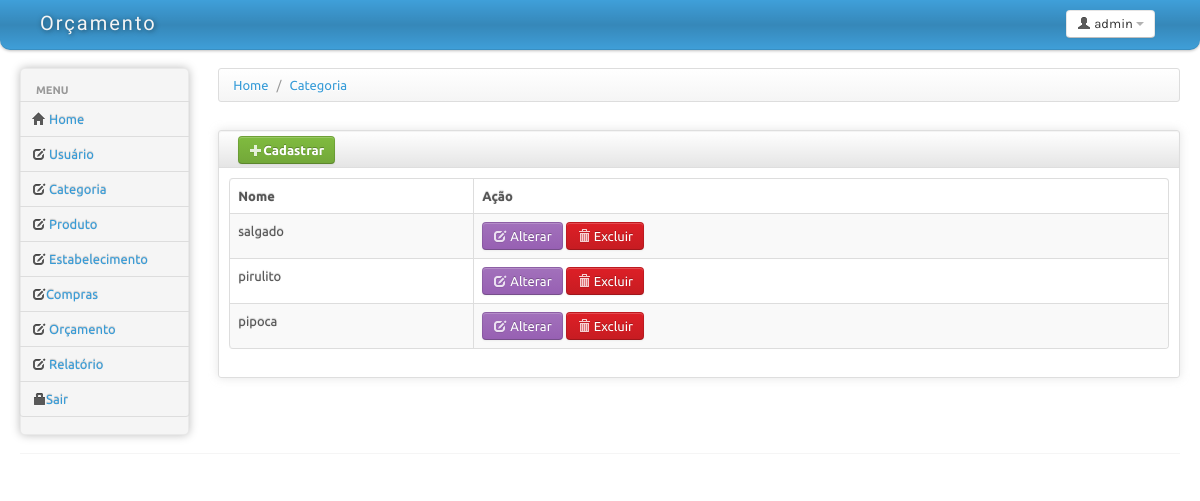
Screenshot of /categoria/exibirCategoria.php with the database file from the repository.
### tables this page shows
CREATE TABLE IF NOT EXISTS `categoria_produto` (
  `id_Categoria_Produto` int(11) NOT NULL AUTO_INCREMENT,
  `nome_categoria` varchar(45) DEFAULT NULL,
  PRIMARY KEY (`id_Categoria_Produto`)
);

### categoria/RepositorioCategoria.php (called while the page is built, shortened)
<?php
	require_once('Categoria.php');
	require_once('../Conexao/conexaoPDO.php');
	class RepositorioCategoria{
	private $conn;
	private static $instancia;
	private function __construct(){
		$this->conn = ConexaoPDO::getInstancia()->getDb();
	}
	public static function getInstancia(){
		if(!isset(self::$instancia))
			self::$instancia = new RepositorioCategoria();
		return self::$instancia;
	}
	private function retornaObjeto($array){
		return new Categoria($array["id_Categoria_Produto"],$array["nome_categoria"]);
	}
	public function listar()
	{
		try{
			$retorno = null;
			$sql = "select * from categoria_produto";
			$this->stm = $this->conn->prepare($sql);
			$this->stm->execute();
			while($result = $this->stm->fetch(PDO::FETCH_ASSOC)){
				$retorno[]=$this->retornaObjeto($result);
			}
			return $retorno;
		}catch(PDOException$e){
			echo $e->getMessage();
		}
	}
}
	?>

### Conexao/ConexaoPDO.php (called while the page is built)
<?php
class ConexaoPDO {
	private static $instancia;
 	private $db;
	private function __construct() {
			try{
				if(true){
					$host = "localhost";
					$user = "root";
					$pass = "";
					$dbname = "orcamento";
				}
				$this->db = new PDO("mysql:host=$host; dbname=$dbname",$user,$pass);
				$this->db->setAttribute(PDO::ATTR_ERRMODE, PDO::ERRMODE_EXCEPTION);
				$this->db->setAttribute(PDO::MYSQL_ATTR_USE_BUFFERED_QUERY, true);
				$this->db->exec("SET lc_time_names='pt_br'");
			}catch (PDOException $e) {
				throw new BancoException($e);
			}
		}
		 public static function getInstancia() {
			 if (!isset(self::$instancia)) {
				 self::$instancia = new ConexaoPdo();
			 }
			 return self::$instancia;
		 }
		 public function getDb() {
			 return $this->db;
		 }
 }
?>

### categoria/Categoria.php (called while the page is built, shortened)
<?php
class Categoria{
	private $id;
	private $nome;
	public function __construct($id = null,$nome = null){
		$this->id = $id;
		$this->nome = $nome;
	}
	function getId() {
		return $this->id;
	}
	function getNome() {
		return $this->nome;
	}
	}
?>

### categoria/exibirCategoria.php (the view, shortened to what this page needs)
<!DOCTYPE html>
<html lang="pt">
<head>
	<link id="bs-css" href="../estrutura/css/bootstrap-cerulean.css" rel="stylesheet">
	<link href="../estrutura/css/bootstrap-responsive.css" rel="stylesheet">
	<link href="../estrutura/css/charisma-app.css" rel="stylesheet">
	<link href="../estrutura/css/jquery-ui-1.8.21.custom.css" rel="stylesheet">
	<link href='../estrutura/css/fullcalendar.css' rel='stylesheet'>
	<link href='../estrutura/css/fullcalendar.print.css' rel='stylesheet'  media='print'>
	<link href='../estrutura/css/chosen.css' rel='stylesheet'>
	<link href='../estrutura/css/uniform.default.css' rel='stylesheet'>
	<link href='../estrutura/css/colorbox.css' rel='stylesheet'>
	<link href='../estrutura/css/jquery.cleditor.css' rel='stylesheet'>
	<link href='../estrutura/css/jquery.noty.css' rel='stylesheet'>
	<link href='../estrutura/css/noty_theme_default.css' rel='stylesheet'>
	<link href='../estrutura/css/elfinder.min.css' rel='stylesheet'>
	<link href='../estrutura/css/elfinder.theme.css' rel='stylesheet'>
	<link href='../estrutura/css/jquery.iphone.toggle.css' rel='stylesheet'>
	<link href='../estrutura/css/opa-icons.css' rel='stylesheet'>
	<link href='../estrutura/css/uploadify.css' rel='stylesheet'>
</head>
<body>
	<div class="navbar">
		<div class="navbar-inner">
			<div class="container-fluid">
				<a class="brand" href=""><span>Or&ccedil;amento</span></a>
				<div class="btn-group pull-right" >
					<a class="btn dropdown-toggle" data-toggle="dropdown" href="#">
						<i class="icon-user"></i><span class="hidden-phone"> admin</span>
						<span class="caret"></span>
					</a>
				</div>
			</div>
		</div>
	</div>
		<div class="container-fluid">
		<div class="row-fluid">
			<div class="span2 main-menu-span">
				<div class="well nav-collapse sidebar-nav">
					<ul class="nav nav-tabs nav-stacked main-menu">
						<li class="nav-header hidden-tablet">Menu</li>
						<li><a class="ajax-link" href="../index.html"><i class="icon-home"></i><span class="hidden-tablet"> Home</span></a></li>
						<li><a class="ajax-link" href="../usuario/exibirUsuario.php"><i class="icon-edit"></i><span class="hidden-tablet"> Usu&aacute;rio</span></a></li>
						<li><a class="ajax-link" href="../categoria/exibirCategoria.php"><i class="icon-edit"></i><span class="hidden-tablet"> Categoria</span></a></li>
						<li><a class="ajax-link" href="../produto/exibirProduto.php"><i class="icon-edit"></i><span class="hidden-tablet"> Produto</span></a></li>
						<li><a class="ajax-link" href="../estabelecimento/exibirDados.php"><i class="icon-edit"></i><span class="hidden-tablet"> Estabelecimento</span></a></li>
						<li><a class="ajax-link" href="../compras/frmCompras.php"><i class="icon-edit"></i><span class="hidden-tablet">Compras</span></a></li>
						<li><a class="ajax-link" href="../orcamento/exibirOrcamento.php"><i class="icon-edit"></i><span class="hidden-tablet"> Or&ccedilamento</span></a></li>
						<li><a class="ajax-link" href="../relatorio/relatorio.php"><i class="icon-edit"></i><span class="hidden-tablet"> Relat&oacute;rio</span></a></li>
						<li><a href="../login/index.php"><i class="icon-lock"></i><span class="hidden-tablet">Sair</span></a></li>
					</ul>
				</div>
			</div>
			<div id="content" class="span10">
			<div>
				<ul class="breadcrumb">
					<li>
						<a href="#">Home</a> <span class="divider">/</span>
					</li>
					<li>
						<a href="#">Categoria</a>
					</li>
				</ul>
			</div>
			<?php
			include_once 'repositorioCategoria.php';
			?>
			<div class="row-fluid sortable">
				<div class="box span12">
					<div class="box-header well" data-original-title>
					<a class="btn btn-success" href="frmCategoria.php"><i class="icon-plus icon-white"></i>Cadastrar</a>
					</div>
					<div class="box-content">
						<table class="table table-striped table-bordered bootstrap-datatable datatable">
						  <thead>
							  <tr>
								  <th>Nome</th>
								  <th>A&ccedil;&atilde;o</th>
							  </tr>
						  </thead>
						  <tbody>
						  <?php
							include_once 'RepositorioCategoria.php';
							$retornoObjCategoria = RepositorioCategoria::getInstancia()->listar();
						    foreach ($retornoObjCategoria as $ObjCategoria){
						  ?>
							<tr>
								<td class="center"><?php echo utf8_encode($ObjCategoria->getNome()); ?></td>
								<td class="center">
									<a class="btn btn-info" href="frmCategoriaAlterar.php?id=<?php echo $ObjCategoria->getId();?>">
										<i class="icon-edit icon-white"></i>
										Alterar
									</a>
									<a class="btn btn-danger" href="excluir.php?id=<?php echo $ObjCategoria->getId();?>"onClick="return confirm('Deseja realmente apagar este registo?')";>
										<i class="icon-trash icon-white"></i>
										Excluir
									</a>
								</td>
							</tr>
							<?php } ?>
						  </tbody>
					  </table>
					</div>
				</div>
			</div>
			</div>
		</div>
		<hr>
	</div>
</body>
</html>

### estrutura/css/charisma-app.css (style rules this page uses)
.box { border: 1px solid #DEDEDE; border-radius:3px; -webkit-border-radius:3px; -moz-border-radius:3px; margin-top: 10px; margin-bottom: 10px ; box-shadow: 0 0 10px rgba(189, 189, 189, 0.4); -webkit-box-shadow: 0 0 10px rgba(189, 189, 189, 0.4); -moz-box-shadow: 0 0 10px rgba(189, 189, 189, 0.4); }
.box-header { border:none; padding-top:5px; border-bottom: 1px solid #DEDEDE; border-radius:3px 3px 0 0; -webkit-border-radius:3px 3px 0 0; -moz-border-radius:3px 3px 0 0; height:12px; min-height:12px; margin-bottom: 0; cursor:move; font-weight:bold; font-size:16px; background: -moz-linear-gradient(top, rgba(255,255,255,0) 0%, rgba(0,0,0,0.1) 100%); background: -webkit-gradient(linear, left top, left bottom, color-stop(0%,rgba(255,255,255,0)), color-stop(100%,rgba(0,0,0,0.1))); background: -webkit-linear-gradient(top, rgba(255,255,255,0) 0%,rgba(0,0,0,0.1) 100%); background: -o-linear-gradient(top, rgba(255,255,255,0) 0%,rgba(0,0,0,0.1) 100%); background: -ms-linear-gradient(top, rgba(255,255,255,0) 0%,rgba(0,0,0,0.1) 100%); background: linear-gradient(to bottom, rgba(255,255,255,0) 0%,rgba(0,0,0,0.1) 100%); filter: progid:DXImageTransform.Microsoft.gradient( startColorstr='#00ffffff', endColorstr='#1a000000',GradientType=0 ); }
.box-content { padding:10px; }
.sidebar-nav { min-height:0; box-shadow: 0 0 10px #BDBDBD; -webkit-box-shadow: 0 0 10px #BDBDBD; -moz-box-shadow: 0 0 10px #BDBDBD; border-radius: 5px; -webkit-border-radius: 5px; -moz-border-radius: 5px; margin-bottom: 0; padding-bottom:0; }
.sidebar-nav > ul > li:not(.nav-header) { margin-right:-2px; margin-left:-2px; }
.brand { font-family: 'Shojumaru', cursive, Arial, serif; letter-spacing:2px; text-shadow:1px 1px 5px rgba(0, 0, 0, 0.5); width:166px; }
.brand span { float:left; }
.navbar-inner { border-radius:0 0 10px 10px; -webkit-border-radius:0 0 10px 10px; -moz-border-radius:0 0 10px 10px; padding-top:5px; padding-bottom:5px; }
.pull-right { float:right !important; }

### categoria/exibirCategoria.php (style rules this page uses)
body { padding-bottom: 40px; }
.sidebar-nav { padding: 9px 0; }

### rows the page displays
categoria_produto: nome_categoria "salgado"
categoria_produto: nome_categoria "pirulito"
categoria_produto: nome_categoria "pipoca"
